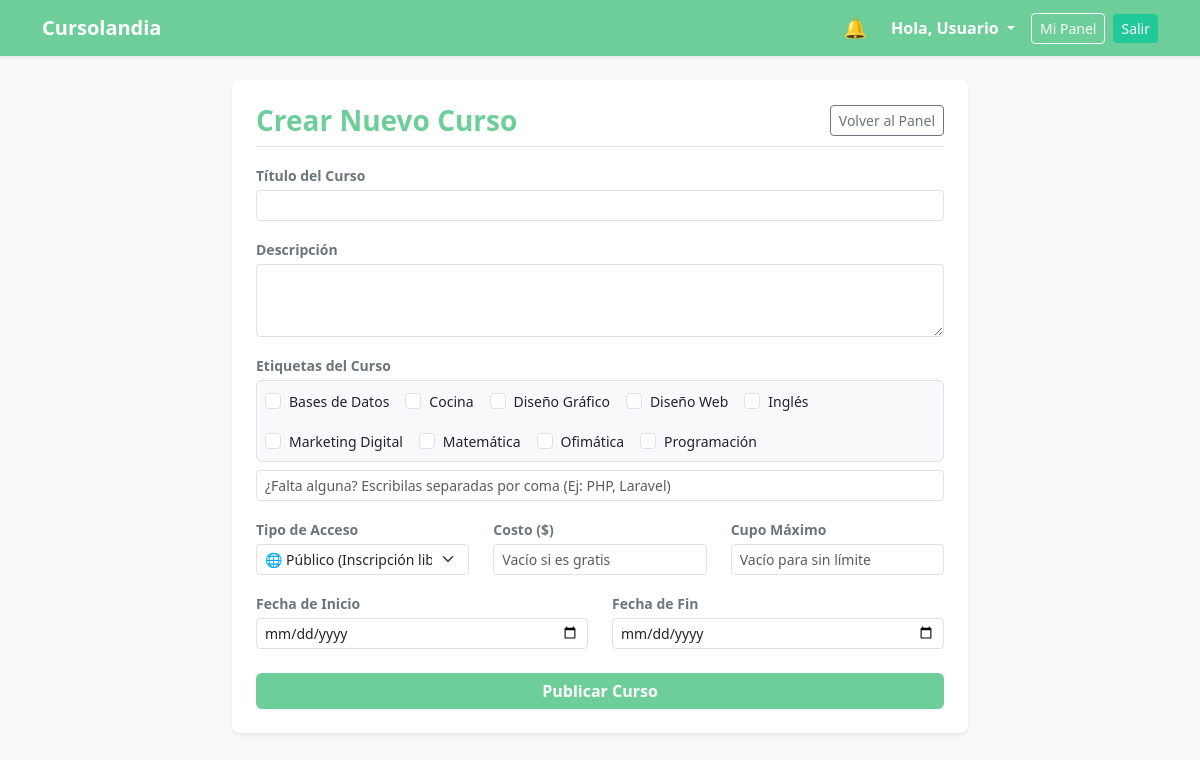
Screenshot of /index.php?accion=crear_curso (signed in) with the database file from the repository.
### tables this page shows
CREATE TABLE `etiquetas` (
  `id_etiqueta` int(11) NOT NULL,
  `nombre` varchar(50) NOT NULL
);

### Backend/Controllers/CursoController.php (called while the page is built, shortened)
<?php
require_once __DIR__ . '/../Models/CursoModel.php';
class CursoController {
    private $cursoModel;
    public function __construct($conexion) {
        $this->cursoModel = new CursoModel($conexion);
    }
    public function crear() {
        $puede_crear = true;
        $etiquetas_disponibles = $this->cursoModel->obtenerTodasLasEtiquetas();
        require_once __DIR__ . '/../../Frontend/views/cursos/crear_curso.php';
    }
}

### Backend/Models/CursoModel.php (called while the page is built, shortened)
<?php
class CursoModel {
    private $conexion;
    public function __construct($conexion) {
        $this->conexion = $conexion;
    }
    public function obtenerTodasLasEtiquetas() {
        $sql = "SELECT id_etiqueta, nombre FROM etiquetas ORDER BY nombre ASC";
        return $this->conexion->query($sql);
    }
}

### Frontend/Views/cursos/crear_curso.php (the view, shortened to what this page needs)
<?php
require_once __DIR__ . '/../layouts/header.php';
require_once __DIR__ . '/../layouts/navbar.php';
?>
<div class="container mb-5">
    <div class="row justify-content-center">
        <div class="col-md-8">
            <div class="card card-compacta shadow-sm">
                <div class="card-body p-4">
                    <div class="d-flex justify-content-between align-items-center border-bottom pb-2 mb-3">
                        <h3 class="text-primario fw-bold mb-0">Crear Nuevo Curso</h3>
                        <a href="index.php?accion=panel" class="btn btn-outline-secondary btn-sm">Volver al Panel</a>
                    </div>
                    <?php if ($puede_crear): ?>
                    <form action="index.php?accion=crear_curso" method="POST">
                        <div class="mb-3">
                            <label class="form-label text-secondary fw-semibold small mb-1">Título del Curso</label>
                            <input type="text" name="titulo" class="form-control form-control-sm" required>
                        </div>
                        <div class="mb-3">
                            <label class="form-label text-secondary fw-semibold small mb-1">Descripción</label>
                            <textarea name="descripcion" class="form-control form-control-sm" rows="3" required></textarea>
                        </div>
                        <div class="mb-3">
                            <label class="form-label text-secondary fw-semibold small mb-1">Etiquetas del Curso</label>
                            <div class="d-flex flex-wrap gap-3 mb-2 p-2 border rounded bg-light">
                                <?php if (isset($etiquetas_disponibles) && $etiquetas_disponibles): ?>
                                    <?php while ($et = $etiquetas_disponibles->fetch_assoc()): ?>
                                        <div class="form-check m-0">
                                            <input class="form-check-input" type="checkbox" name="etiquetas[]" value="<?php echo $et['id_etiqueta']; ?>" id="et_<?php echo $et['id_etiqueta']; ?>">
                                            <label class="form-check-label small" for="et_<?php echo $et['id_etiqueta']; ?>">
                                                <?php echo htmlspecialchars($et['nombre']); ?>
                                            </label>
                                        </div>
                                    <?php endwhile; ?>
                                <?php endif; ?>
                            </div>
                            <input type="text" name="nuevas_etiquetas" class="form-control form-control-sm" placeholder="¿Falta alguna? Escribilas separadas por coma (Ej: PHP, Laravel)">
                        </div>
                        <div class="row mb-3">
                            <div class="col-md-4">
                                <label class="form-label text-secondary fw-semibold small mb-1">Tipo de Acceso</label>
                                <select name="es_privado" class="form-select form-select-sm">
                                    <option value="0" selected>🌐 Público (Inscripción libre)</option>
                                </select>
                            </div>
                            <div class="col-md-4">
                                <label class="form-label text-secondary fw-semibold small mb-1">Costo ($)</label>
                                <input type="number" step="0.01" min="0" name="costo" class="form-control form-control-sm" placeholder="Vacío si es gratis">
                            </div>
                            <div class="col-md-4">
                                <label class="form-label text-secondary fw-semibold small mb-1">Cupo Máximo</label>
                                <input type="number" min="1" name="cupo" class="form-control form-control-sm" placeholder="Vacío para sin límite">
                            </div>
                        </div>
                        <div class="row mb-4">
                            <div class="col">
                                <label class="form-label text-secondary fw-semibold small mb-1">Fecha de Inicio</label>
                                <input type="date" name="fecha_inicio" class="form-control form-control-sm" required>
                            </div>
                            <div class="col">
                                <label class="form-label text-secondary fw-semibold small mb-1">Fecha de Fin</label>
                                <input type="date" name="fecha_fin" class="form-control form-control-sm" required>
                            </div>
                        </div>
                        <button type="submit" class="btn btn-primario w-100 fw-bold">Publicar Curso</button>
                    </form>
                    <?php endif; ?>
                </div>
            </div>
        </div>
    </div>
</div>
<?php require_once __DIR__ . '/../layouts/footer.php'; ?>

### Frontend/css/estilos.css (style rules this page uses)
:root { --color-primario: #6dce99; --color-primario-hover: #50a886; --color-acento: #20c997; --color-acento-hover: #1aa179; --fondo-claro: #f8f9fa; }
body { background-color: var(--fondo-claro); font-family: 'Segoe UI', Tahoma, Geneva, Verdana, sans-serif; }
.text-primario { color: var(--color-primario) !important; }
.btn-primario { background-color: var(--color-primario); color: white; border: none; transition: 0.3s; }
.card-compacta { border: none; border-radius: 8px; box-shadow: 0 4px 10px rgba(0,0,0,0.08); }
.card-compacta .card-body { padding: 1.5rem; }

### rows the page displays
etiquetas: nombre "Bases de Datos"
etiquetas: nombre "Cocina"
etiquetas: nombre "Diseño Gráfico"
etiquetas: nombre "Diseño Web"
etiquetas: nombre "Inglés"
etiquetas: nombre "Marketing Digital"
etiquetas: nombre "Matemática"
etiquetas: nombre "Ofimática"
etiquetas: nombre "Programación"

### other values shown
$_SESSION['nombre'] "Usuario"
